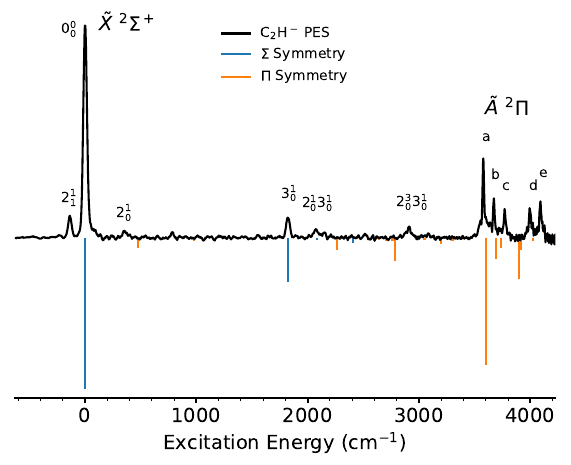

Python code for this plot:
import numpy as np
import matplotlib.pyplot as plt

fn1 = '../C2H.dat'
fn2 = '../C2H-355nm.dat'
fn3 = '../C2H.dat'

EA = 23956.4
ofs = 1220
cut = 4534
cut = 3471

b,a = np.loadtxt(fn1,usecols=(1,2),unpack=True)
d,c = np.loadtxt(fn3,usecols=(1,2),unpack=True)
x,y = np.loadtxt(fn2,unpack=True)

x = x-EA

#Plotting Settings
width = 3.487*2
height = width/1.4
one_col = (width,height)
fig,ax = plt.subplots(figsize=one_col)

for i in range(0,np.size(a)):
    if b[i] < 1e-3: continue
    aa = a[i]
    if a[i] > cut:
        aa = a[i]-ofs
    plt.plot((aa,aa),(0,-b[i]),'C1')
    if aa == 0:
        plt.plot((aa,aa),(0,-b[i]),'C0')
    if aa == 1825.5990272609:
        plt.plot((aa,aa),(0,-b[i]),'C0')
    if aa == 3630.02149701572-ofs:
        plt.plot((aa,aa),(0,-b[i]),'C0')
    if aa == 2081.86799942435:
        plt.plot((aa,aa),(0,-b[i]),'C0')
    if aa == 4821.77350602297-ofs:
        plt.plot((aa,aa),(0,-b[i]),'w',lw='2.5')
        plt.plot((aa,aa),(0,-b[i]*0.6),'C1')
    if aa == 5117.34572422576-ofs:
        plt.plot((aa,aa),(0,-b[i]),'w',lw='2.5')
        plt.plot((aa,aa),(0,-b[i]*0.8),'C1')
    if aa == 5136.79551715929-ofs:
        plt.plot((aa,aa),(0,-b[i]*3),'C1')
    if aa == 4909.67040664068-ofs:
        plt.plot((aa,aa),(0,-b[i]*1.5),'C1')
    #plt.plot((aa,aa),(0,-b[i]),'C1')

for i in range(0,np.size(c)):
    aa = c[i]
    if c[i] > cut:
        aa = c[i]-ofs
    #plt.plot((aa,aa),(0,-d[i]),'w',lw='2.5')
    #plt.plot((aa,aa),(0,-d[i]),'C0',lw='1.5')

plt.plot(x,y,'k',label=r'C$_2$H$^-$ PES')
plt.xlim(-630,4225)

plt.plot((0,0),(0,0),'C0',label=r'$\Sigma$ Symmetry')
plt.plot((0,0),(0,0),'C1',label=r'$\Pi$ Symmetry')
plt.legend(loc=9,fontsize=10,frameon=False)

ax.spines['top'].set_visible(False)
ax.spines['left'].set_visible(False)
ax.spines['right'].set_visible(False)

plt.yticks([])
plt.xticks([0,1000,2000,3000,4000])
ax.set_xticklabels(['0','1000','2000','3000','4000'],fontsize=14)
plt.minorticks_on()
plt.xlabel('Excitation Energy (cm$^{-1}$)',fontsize=14)
ax.tick_params(width=1.5)
plt.setp(ax.spines.values(), linewidth=1.5)
plt.ylim(-0.75,1.05)


#Annotating spectrum
plt.annotate(r'$\tilde{X}$ $^2\Sigma^+$',(400,0.975),ha='center',fontsize=14)
plt.annotate(r'$\tilde{A}$ $^2\Pi$',(3800,0.58),ha='center',fontsize=14)
plt.annotate(r'$0^0_0$',(-137,0.955),ha='center')
plt.annotate(r'$2^1_1$',(-137,0.17),ha='center')
plt.annotate(r'$2^1_0$',(361,0.10),ha='center')
plt.annotate(r'$3^1_0$',(1840,0.19),ha='center')
plt.annotate(r'$2^1_03^1_0$',(2093,0.145),ha='center')
plt.annotate(r'$2^3_03^1_0$',(2943,0.145),ha='center')
plt.annotate(r'a',(3607,0.455),ha='center')
plt.annotate(r'b',(3692,0.279),ha='center')
plt.annotate(r'c',(3788,0.228),ha='center')
plt.annotate(r'd',(4028,0.228),ha='center')
plt.annotate(r'e',(4118,0.287),ha='center')

plt.savefig('C2H-plot.pdf', dpi=600,bbox_inches='tight')
plt.show()

